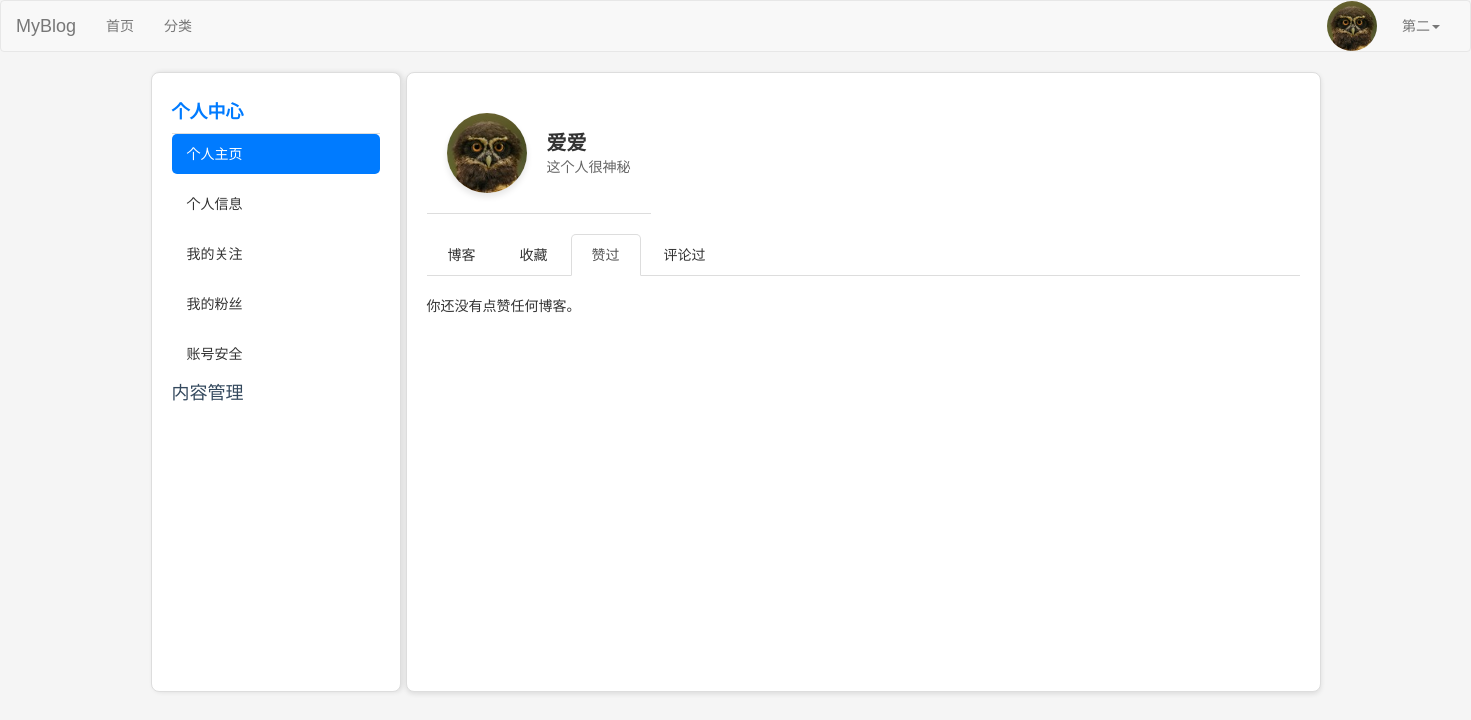
The page /liked/ (signed in) on the database as committed earlier.
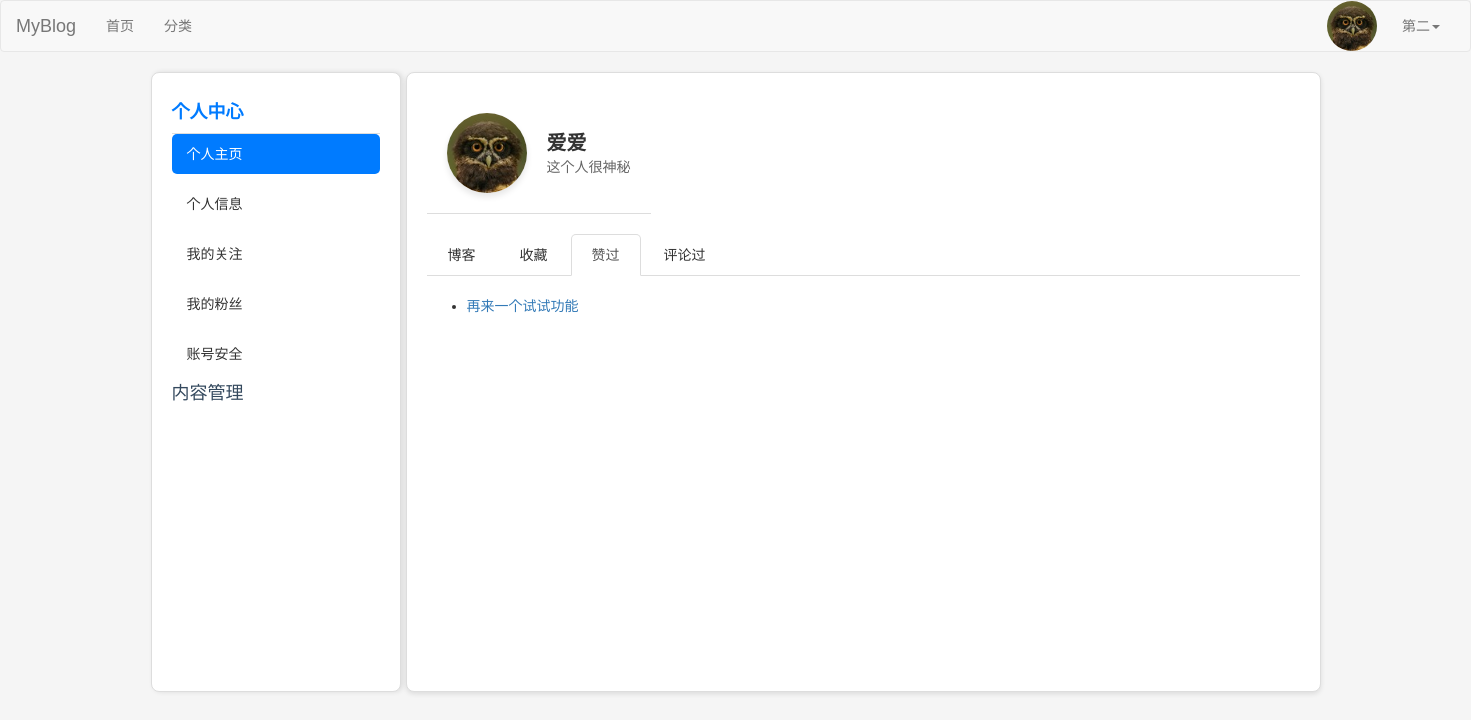
The same page on the database as committed later.
### blog/models.py (models this page shows, shortened)
class Post(models.Model):
    DRAFT = 'draft'
    PUBLISHED = 'published'
    STATUS_CHOICES = [
        (DRAFT, '草稿'),
        (PUBLISHED, '已发布'),
    ]
    title = models.CharField(max_length=61, verbose_name="文章标题")
    desc = models.TextField(max_length=200, blank=True, default="", verbose_name="文章描述")
    category = models.ForeignKey(Category, on_delete=models.CASCADE, verbose_name="分类")
    content = models.TextField(verbose_name="文章详情")
    tags = models.ManyToManyField(Tag, related_name='posts', verbose_name="文章标签")  # 修改为 ManyToManyField
    owner = models.ForeignKey(User, on_delete=models.CASCADE, verbose_name="作者")
    is_hot = models.BooleanField(default=False, verbose_name='是否热门')
    pv = models.IntegerField(default=0, verbose_name='浏览量')
    add_date = models.DateTimeField(auto_now_add=True, verbose_name="添加时间")
    pub_date = models.DateTimeField(auto_now=True, verbose_name="修改时间")
    status = models.CharField(max_length=10, choices=STATUS_CHOICES, default=DRAFT, verbose_name="状态")
    liked_users = models.ManyToManyField(
        User,
        related_name="liked_posts",
        blank=True,
        verbose_name="点赞用户",
    )
    favorited_users = models.ManyToManyField(
        User,
        related_name="favorited_posts",
        blank=True,
        verbose_name="收藏用户",
    )
    class Meta:
        verbose_name = "文章"
        verbose_name_plural = verbose_name

### blog/views/user.py (the view)
# urls.py: path('liked/', user.liked_posts, name='liked_posts'),
@login_required
def liked_posts(request):
    user = request.user
    posts = Post.objects.filter(liked_users=user)
    return render(
        request,
        'users/liked_posts.html',
        {
            'posts': posts,
            'active_menu': 'user-info',  # 设置当前活动的菜单
            'active_link': 'my_posts',  # 设置当前活动的链接
        }
    )

### blog/templates/users/liked_posts.html
{% extends 'layout/user.html' %}
        {% block nav %}
            <ul class="nav nav-tabs">
                <li role="presentation" ><a href="{% url 'blog:my_posts' %}">博客</a></li>
                <li role="presentation" ><a href="{% url 'blog:favorited_posts' %}">收藏</a></li>
                <li role="presentation" class="active"><a href="{% url 'blog:liked_posts' %}">赞过</a></li>
                <li role="presentation"><a href="{% url 'blog:commented_posts' %}">评论过</a></li>
            </ul>
            {% endblock %}
{% block blogs %}
    <div class="container">
        {% if posts %}
            <ul>
                {% for post in posts %}
                    <li>
                        <a href="{% url 'blog:post_detail' post.id %}">{{ post.title }}</a>
                    </li>
                {% endfor %}
            </ul>
        {% else %}
            <p>你还没有点赞任何博客。</p>
        {% endif %}
    </div>
{% endblock %}

Rows that differ between the two databases and show on the page:
now on this page (row edited): Post: title "再来一个试试功能"
Other text that changed with them:
text no longer shown: "你还没有点赞任何博客。"
